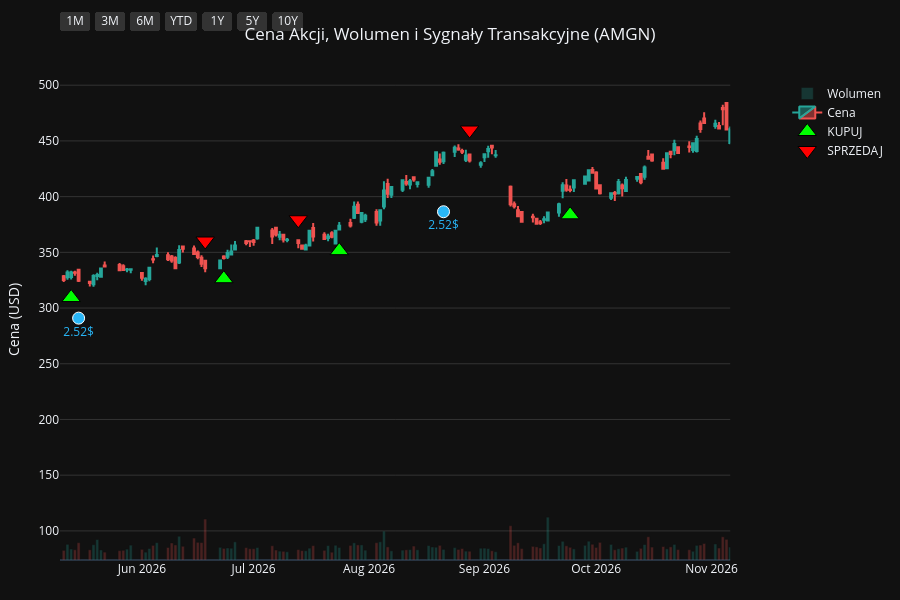
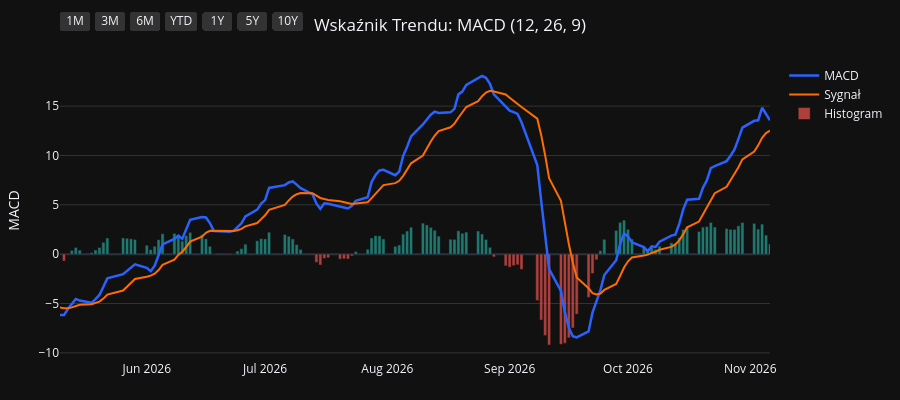
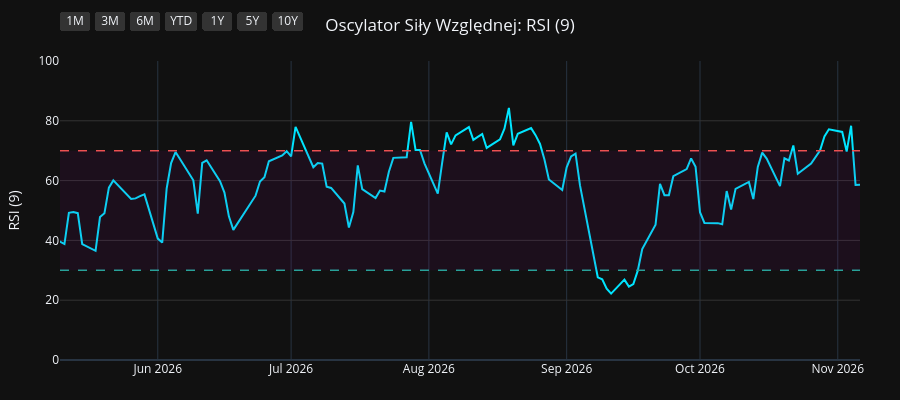
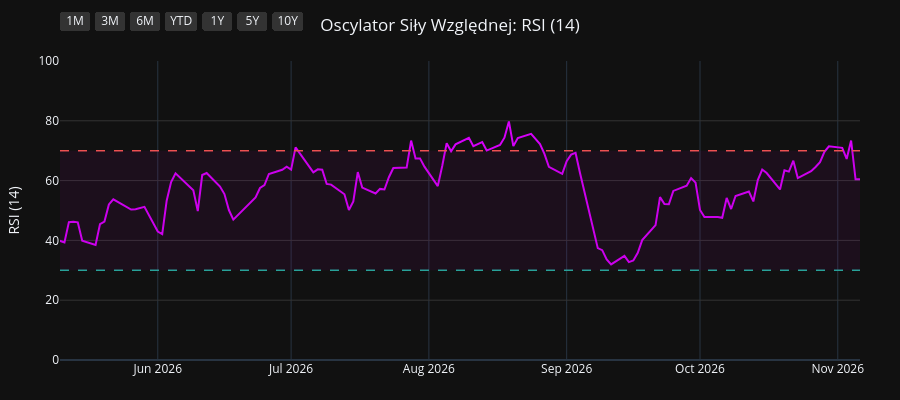

Source (notebook cell) for these figures, in order:
### Code cell
import os
import yfinance as yf
import pandas as pd
import pandas_ta as ta
import plotly.graph_objects as go
from plotly.subplots import make_subplots

# 1. Pobranie i przygotowanie danych
symbol = os.environ.get("STOCK_TICKER", "").strip().upper()
if not symbol:
    raise RuntimeError("Set STOCK_TICKER before running price_extractor.ipynb")
df = yf.Ticker(symbol).history(period="10y")
df.index = df.index.tz_localize(None)

# Wskaźniki i sygnały
df.ta.macd(fast=12, slow=26, signal=9, append=True)
df.ta.rsi(length=9, append=True)
df.ta.rsi(length=14, append=True)
df.ta.rsi(length=21, append=True)
df.dropna(inplace=True)

macd = df['MACD_12_26_9']
signal = df['MACDs_12_26_9']
wczorajszy_macd = macd.shift(1)
wczorajszy_signal = signal.shift(1)

df['Decyzja'] = 'BRAK'
df.loc[(macd > signal) & (wczorajszy_macd <= wczorajszy_signal), 'Decyzja'] = 'KUPUJ'
df.loc[(macd < signal) & (wczorajszy_macd >= wczorajszy_signal), 'Decyzja'] = 'SPRZEDAJ'

df_kupuj = df[df['Decyzja'] == 'KUPUJ']
df_sprzedaj = df[df['Decyzja'] == 'SPRZEDAJ']
df_dywidendy = df[df['Dividends'] > 0]
df_splity = df[df['Stock Splits'] > 0]

# Wspólna konfiguracja osi X
konfiguracja_osi_x = dict(
    type="date",
    showspikes=True, spikemode="across", spikesnap="cursor", spikedash="dot", spikecolor="#ffffff", spikethickness=1, hoverformat="%Y-%m-%d",
    rangeselector=dict(
        buttons=list([
            dict(count=1, label="1M", step="month", stepmode="backward"),
            dict(count=3, label="3M", step="month", stepmode="backward"),
            dict(count=6, label="6M", step="month", stepmode="backward"),
            dict(count=1, label="YTD", step="year", stepmode="todate"),
            dict(count=1, label="1Y", step="year", stepmode="backward"),
            dict(count=5, label="5Y", step="year", stepmode="backward"),
            dict(step="all", label="10Y")
        ]),
        bgcolor="#333333", activecolor="#2962ff", x=0, y=1.1
    )
)

# ==========================================
# WYKRES 1: CENA + WOLUMEN + SYGNAŁY
# ==========================================
fig1 = make_subplots(specs=[[{"secondary_y": True}]])

kolory_wolumenu = ['#26a69a' if row['Close'] >= row['Open'] else '#ef5350' for index, row in df.iterrows()]
fig1.add_trace(go.Bar(x=df.index, y=df['Volume'], marker_color=kolory_wolumenu, opacity=0.25, name='Wolumen'), secondary_y=True)
fig1.add_trace(go.Candlestick(x=df.index, open=df['Open'], high=df['High'], low=df['Low'], close=df['Close'], name='Cena', increasing_line_color='#26a69a', decreasing_line_color='#ef5350'), secondary_y=False)
fig1.add_trace(go.Scatter(x=df_kupuj.index, y=df_kupuj['Low'] * 0.95, customdata=df_kupuj[['Low', 'High']], mode='markers', marker=dict(symbol='triangle-up', size=16, color='#00ff00', line=dict(width=1, color='black')), name='KUPUJ', hovertemplate='KUPUJ<br>Najniższa: %{customdata[0]:.2f}<br>Najwyższa: %{customdata[1]:.2f}<extra></extra>'), secondary_y=False)
fig1.add_trace(go.Scatter(x=df_sprzedaj.index, y=df_sprzedaj['High'] * 1.05, customdata=df_sprzedaj[['Low', 'High']], mode='markers', marker=dict(symbol='triangle-down', size=16, color='#ff0000', line=dict(width=1, color='black')), name='SPRZEDAJ', hovertemplate='SPRZEDAJ<br>Najniższa: %{customdata[0]:.2f}<br>Najwyższa: %{customdata[1]:.2f}<extra></extra>'), secondary_y=False)

if not df_dywidendy.empty:
    fig1.add_trace(go.Scatter(x=df_dywidendy.index, y=df_dywidendy['Low'] * 0.90, mode='markers+text', marker=dict(symbol='circle', size=12, color='#29b6f6', line=dict(width=1, color='white')), text=df_dywidendy['Dividends'].apply(lambda x: f"{x}$"), textposition="bottom center", name='Dywidenda', showlegend=False, hovertemplate='Dywidenda: %{text}<extra></extra>', textfont=dict(color="#29b6f6")), secondary_y=False)
if not df_splity.empty:
                    fig1.add_trace(go.Scatter(x=df_splity.index, y=df_splity['High'], mode='markers+text', marker=dict(symbol='star', size=16, color='#ffee58', line=dict(width=1, color='black')), text=df_splity['Stock Splits'].apply(lambda x: f"{x:g}:1" if x >= 1 else f"1:{1 / x:g}"), textposition="top center", name='Split', hovertemplate='%{text}<extra></extra>', textfont=dict(color="#ffee58")), secondary_y=False)

fig1.update_layout(title=dict(text=f"Cena Akcji, Wolumen i Sygnały Transakcyjne ({symbol})", x=0.5, xanchor='center'), dragmode='pan', xaxis_rangeslider_visible=False, template='plotly_dark', height=600, hovermode='x unified', margin=dict(l=60, r=40, t=60, b=40))
fig1.update_xaxes(**konfiguracja_osi_x)
fig1.update_xaxes(range=[df.index.max() - pd.Timedelta(days=180), df.index.max()])
fig1.update_yaxes(title_text="Cena (USD)", secondary_y=False, gridcolor='#333333')
fig1.update_yaxes(range=[0, df['Volume'].max() * 4], showgrid=False, showticklabels=False, secondary_y=True)
fig1.show(config={'scrollZoom': True})

# ==========================================
# WYKRES 2: WSKAŹNIK MACD
# ==========================================
fig2 = go.Figure()
fig2.add_trace(go.Scatter(x=df.index, y=df['MACD_12_26_9'], line=dict(color='#2962ff', width=2.5), name='MACD'))
fig2.add_trace(go.Scatter(x=df.index, y=df['MACDs_12_26_9'], line=dict(color='#ff6d00', width=2), name='Sygnał'))
kolory_macd = ['#26a69a' if val >= 0 else '#ef5350' for val in df['MACDh_12_26_9']]
fig2.add_trace(go.Bar(x=df.index, y=df['MACDh_12_26_9'], marker_color=kolory_macd, name='Histogram', opacity=0.7))
fig2.update_layout(title=dict(text="Wskaźnik Trendu: MACD (12, 26, 9)", x=0.5, xanchor='center'), dragmode='pan', xaxis_rangeslider_visible=False, template='plotly_dark', height=400, hovermode='x unified', margin=dict(l=60, r=40, t=60, b=40))
fig2.update_xaxes(**konfiguracja_osi_x)
fig2.update_xaxes(range=[df.index.max() - pd.Timedelta(days=180), df.index.max()])
fig2.update_yaxes(title_text="MACD", gridcolor='#333333')
fig2.show(config={'scrollZoom': True})

# ==========================================
# WYKRES 3: OSCYLATOR RSI (9)
# ==========================================
fig3 = go.Figure()
fig3.add_trace(go.Scatter(x=df.index, y=df['RSI_9'], line=dict(color='#00e5ff', width=2), name='RSI (9)'))
fig3.add_hline(y=70, line_dash="dash", line_color="#ef5350", line_width=1.5)
fig3.add_hline(y=30, line_dash="dash", line_color="#26a69a", line_width=1.5)
fig3.add_hrect(y0=30, y1=70, line_width=0, fillcolor="purple", opacity=0.1)
fig3.update_layout(title=dict(text="Oscylator Siły Względnej: RSI (9)", x=0.5, xanchor='center'), dragmode='pan', xaxis_rangeslider_visible=False, template='plotly_dark', height=400, hovermode='x unified', margin=dict(l=60, r=40, t=60, b=40))
fig3.update_xaxes(**konfiguracja_osi_x)
fig3.update_xaxes(range=[df.index.max() - pd.Timedelta(days=180), df.index.max()])
fig3.update_yaxes(title_text="RSI (9)", range=[0, 100], gridcolor='#333333')
fig3.show(config={'scrollZoom': True})

# ==========================================
# WYKRES 4: OSCYLATOR RSI (14)
# ==========================================
fig4 = go.Figure()
fig4.add_trace(go.Scatter(x=df.index, y=df['RSI_14'], line=dict(color='#d500f9', width=2), name='RSI (14)'))
fig4.add_hline(y=70, line_dash="dash", line_color="#ef5350", line_width=1.5)
fig4.add_hline(y=30, line_dash="dash", line_color="#26a69a", line_width=1.5)
fig4.add_hrect(y0=30, y1=70, line_width=0, fillcolor="purple", opacity=0.1)
fig4.update_layout(title=dict(text="Oscylator Siły Względnej: RSI (14)", x=0.5, xanchor='center'), dragmode='pan', xaxis_rangeslider_visible=False, template='plotly_dark', height=400, hovermode='x unified', margin=dict(l=60, r=40, t=60, b=40))
fig4.update_xaxes(**konfiguracja_osi_x)
fig4.update_xaxes(range=[df.index.max() - pd.Timedelta(days=180), df.index.max()])
fig4.update_yaxes(title_text="RSI (14)", range=[0, 100], gridcolor='#333333')
fig4.show(config={'scrollZoom': True})

# ==========================================
# WYKRES 5: OSCYLATOR RSI (21)
# ==========================================
fig5 = go.Figure()
fig5.add_trace(go.Scatter(x=df.index, y=df['RSI_21'], line=dict(color='#64dd17', width=2), name='RSI (21)'))
fig5.add_hline(y=70, line_dash="dash", line_color="#ef5350", line_width=1.5)
fig5.add_hline(y=30, line_dash="dash", line_color="#26a69a", line_width=1.5)
fig5.add_hrect(y0=30, y1=70, line_width=0, fillcolor="purple", opacity=0.1)
fig5.update_layout(title=dict(text="Oscylator Siły Względnej: RSI (21)", x=0.5, xanchor='center'), dragmode='pan', xaxis_rangeslider_visible=False, template='plotly_dark', height=400, hovermode='x unified', margin=dict(l=60, r=40, t=60, b=40))
fig5.update_xaxes(**konfiguracja_osi_x)
fig5.update_xaxes(range=[df.index.max() - pd.Timedelta(days=180), df.index.max()])
fig5.update_yaxes(title_text="RSI (21)", range=[0, 100], gridcolor='#333333')
fig5.show(config={'scrollZoom': True})

### Figure 1 — Plotly figure (JSON) as saved in the notebook; plotly's stock layout.template omitted (floating-point values rounded to 4 significant figures; data arrays with more than 128 entries replaced by an {"elided": "..."} marker saying what was removed)
{"data": [{"marker": {"color": {"elided": "2478 str values"}}, "name": "Wolumen", "opacity": 0.25, "type": "bar", "x": {"elided": "2478 str values"}, "xaxis": "x", "y": {"elided": "2478 int values"}, "yaxis": "y2"}, {"close": {"elided": "2478 float values"}, "decreasing": {"line": {"color": "#ef5350"}}, "high": {"elided": "2478 float values"}, "increasing": {"line": {"color": "#26a69a"}}, "low": {"elided": "2478 float values"}, "name": "Cena", "open": {"elided": "2478 float values"}, "type": "candlestick", "x": {"elided": "2478 str values"}, "xaxis": "x", "yaxis": "y"}, {"customdata": {"elided": "93x2 float values"}, "hovertemplate": "KUPUJ<br>Najniższa: %{customdata[0]:.2f}<br>Najwyższa: %{customdata[1]:.2f}<extra></extra>", "marker": {"color": "#00ff00", "line": {"color": "black", "width": 1}, "size": 16, "symbol": "triangle-up"}, "mode": "markers", "name": "KUPUJ", "type": "scatter", "x": ["2017-01-03T00:00:00", "2017-02-01T00:00:00", "2017-04-20T00:00:00", "2017-04-24T00:00:00", "2017-06-02T00:00:00", "2017-07-14T00:00:00", "2017-08-28T00:00:00", "2017-11-21T00:00:00", "2018-01-03T00:00:00", "2018-02-20T00:00:00", "2018-04-11T00:00:00", "2018-05-11T00:00:00", "2018-07-06T00:00:00", "2018-08-02T00:00:00", "2018-08-22T00:00:00", "2018-08-29T00:00:00", "2018-09-13T00:00:00", "2018-11-07T00:00:00", "2018-12-31T00:00:00", "2019-02-19T00:00:00", "2019-03-14T00:00:00", "2019-03-29T00:00:00", "2019-05-21T00:00:00", "2019-07-31T00:00:00", "2019-10-09T00:00:00", "2019-12-17T00:00:00", "2020-02-07T00:00:00", "2020-03-18T00:00:00", "2020-03-24T00:00:00", "2020-06-18T00:00:00", "2020-08-25T00:00:00", "2020-09-30T00:00:00", "2020-11-04T00:00:00", "2020-12-03T00:00:00", "2020-12-31T00:00:00", "2021-03-10T00:00:00", "2021-04-16T00:00:00", "2021-05-10T00:00:00", "2021-06-10T00:00:00", "2021-08-31T00:00:00", "2021-09-17T00:00:00", "2021-09-23T00:00:00", "2021-09-29T00:00:00", "2021-10-19T00:00:00", "2021-12-06T00:00:00", "2022-01-11T00:00:00", "2022-02-08T00:00:00", "2022-03-02T00:00:00", "2022-05-13T00:00:00", "2022-06-24T00:00:00", "2022-07-25T00:00:00", "2022-08-10T00:00:00", "2022-09-09T00:00:00", "2022-09-29T00:00:00", "2023-01-06T00:00:00", "2023-02-17T00:00:00", "2023-03-13T00:00:00", "2023-06-05T00:00:00", "2023-07-03T00:00:00", "2023-07-11T00:00:00", "2023-08-04T00:00:00", "2023-09-20T00:00:00", "2023-10-11T00:00:00", "2023-11-15T00:00:00", "2023-11-30T00:00:00", "2024-02-01T00:00:00", "2024-03-13T00:00:00", "2024-03-19T00:00:00", "2024-04-22T00:00:00", "2024-06-24T00:00:00", "2024-07-10T00:00:00", "2024-08-21T00:00:00", "2024-08-23T00:00:00", "2024-09-13T00:00:00", "2024-10-11T00:00:00", "2024-10-31T00:00:00", "2024-12-11T00:00:00", "2024-12-24T00:00:00", "2025-04-29T00:00:00", "2025-05-16T00:00:00", "2025-07-02T00:00:00", "2025-08-20T00:00:00", "2025-09-19T00:00:00", "2025-09-30T00:00:00", "2025-11-05T00:00:00", "2025-12-26T00:00:00", "2026-01-07T00:00:00", "2026-01-21T00:00:00", "2026-04-09T00:00:00", "2026-05-13T00:00:00", "2026-06-23T00:00:00", "2026-07-24T00:00:00", "2026-09-24T00:00:00"], "xaxis": "x", "y": [104.4, 111.5, 115.1, 115.7, 113.0, 125.6, 123.4, 123.2, 128.2, 133.9, 126.2, 125.0, 139.3, 142.8, 146.1, 146.9, 148.7, 143.2, 143.9, 141.4, 140.7, 142.7, 128.7, 135.8, 150.7, 186.7, 176.2, 153.3, 148.1, 177.1, 190.2, 196.0, 177.8, 179.4, 179.7, 183.5, 204.1, 202.0, 193.0, 181.6, 175.5, 172.6, 172.3, 165.1, 168.9, 187.0, 190.4, 185.8, 199.5, 202.5, 205.5, 207.2, 205.8, 190.7, 227.6, 199.4, 196.7, 188.2, 189.4, 191.5, 204.1, 229.2, 238.1, 234.5, 234.0, 274.5, 242.7, 237.7, 238.0, 273.5, 279.5, 293.3, 291.0, 292.6, 286.3, 282.3, 244.0, 235.6, 253.6, 245.5, 265.4, 271.2, 256.4, 253.3, 279.3, 308.0, 309.2, 306.6, 324.7, 309.4, 326.3, 351.5, 383.7], "yaxis": "y"}, {"customdata": {"elided": "92x2 float values"}, "hovertemplate": "SPRZEDAJ<br>Najniższa: %{customdata[0]:.2f}<br>Najwyższa: %{customdata[1]:.2f}<extra></extra>", "marker": {"color": "#ff0000", "line": {"color": "black", "width": 1}, "size": 16, "symbol": "triangle-down"}, "mode": "markers", "name": "SPRZEDAJ", "type": "scatter", "x": ["2017-01-19T00:00:00", "2017-03-07T00:00:00", "2017-04-21T00:00:00", "2017-05-11T00:00:00", "2017-07-07T00:00:00", "2017-07-26T00:00:00", "2017-09-25T00:00:00", "2017-12-28T00:00:00", "2018-01-31T00:00:00", "2018-03-19T00:00:00", "2018-05-03T00:00:00", "2018-06-18T00:00:00", "2018-07-19T00:00:00", "2018-08-09T00:00:00", "2018-08-23T00:00:00", "2018-09-04T00:00:00", "2018-10-04T00:00:00", "2018-12-10T00:00:00", "2019-01-28T00:00:00", "2019-03-07T00:00:00", "2019-03-27T00:00:00", "2019-04-15T00:00:00", "2019-07-08T00:00:00", "2019-09-03T00:00:00", "2019-12-05T00:00:00", "2019-12-19T00:00:00", "2020-02-24T00:00:00", "2020-03-20T00:00:00", "2020-05-04T00:00:00", "2020-07-23T00:00:00", "2020-09-09T00:00:00", "2020-10-09T00:00:00", "2020-11-20T00:00:00", "2020-12-22T00:00:00", "2021-01-29T00:00:00", "2021-04-08T00:00:00", "2021-04-26T00:00:00", "2021-05-24T00:00:00", "2021-07-26T00:00:00", "2021-09-09T00:00:00", "2021-09-22T00:00:00", "2021-09-28T00:00:00", "2021-10-08T00:00:00", "2021-11-16T00:00:00", "2022-01-06T00:00:00", "2022-01-19T00:00:00", "2022-02-14T00:00:00", "2022-04-22T00:00:00", "2022-06-06T00:00:00", "2022-07-21T00:00:00", "2022-08-01T00:00:00", "2022-08-23T00:00:00", "2022-09-12T00:00:00", "2022-11-18T00:00:00", "2023-01-19T00:00:00", "2023-03-09T00:00:00", "2023-04-19T00:00:00", "2023-06-30T00:00:00", "2023-07-07T00:00:00", "2023-08-02T00:00:00", "2023-08-23T00:00:00", "2023-10-02T00:00:00", "2023-10-23T00:00:00", "2023-11-20T00:00:00", "2024-01-18T00:00:00", "2024-02-06T00:00:00", "2024-03-14T00:00:00", "2024-04-05T00:00:00", "2024-05-23T00:00:00", "2024-07-02T00:00:00", "2024-07-29T00:00:00", "2024-08-22T00:00:00", "2024-09-05T00:00:00", "2024-09-25T00:00:00", "2024-10-21T00:00:00", "2024-11-12T00:00:00", "2024-12-16T00:00:00", "2025-03-13T00:00:00", "2025-05-06T00:00:00", "2025-06-23T00:00:00", "2025-07-30T00:00:00", "2025-08-27T00:00:00", "2025-09-26T00:00:00", "2025-10-24T00:00:00", "2025-12-01T00:00:00", "2025-12-30T00:00:00", "2026-01-09T00:00:00", "2026-03-03T00:00:00", "2026-04-27T00:00:00", "2026-06-18T00:00:00", "2026-07-13T00:00:00", "2026-08-28T00:00:00"], "xaxis": "x", "y": [122.1, 141.1, 128.5, 126.8, 136.9, 142.3, 150.6, 142.7, 155.1, 152.7, 138.4, 151.1, 157.9, 160.8, 163.0, 164.7, 170.8, 161.7, 161.9, 153.2, 157.8, 161.6, 156.1, 176.7, 200.0, 208.1, 193.0, 174.0, 200.7, 225.5, 216.1, 209.2, 197.9, 199.1, 216.7, 220.9, 227.4, 226.1, 221.5, 198.3, 194.6, 193.0, 188.9, 189.4, 205.4, 212.4, 207.4, 233.9, 229.3, 227.4, 228.6, 229.0, 224.4, 269.9, 246.4, 216.8, 232.7, 212.4, 211.5, 221.8, 249.4, 257.7, 268.8, 258.0, 295.6, 316.3, 270.3, 266.2, 306.3, 306.7, 328.7, 325.7, 328.1, 325.7, 318.1, 317.6, 271.7, 318.2, 278.9, 294.6, 309.7, 296.5, 281.5, 300.3, 353.9, 339.3, 341.7, 395.5, 360.6, 360.1, 379.2, 459.8], "yaxis": "y"}, {"hovertemplate": "Dywidenda: %{text}<extra></extra>", "marker": {"color": "#29b6f6", "line": {"color": "white", "width": 1}, "size": 12, "symbol": "circle"}, "mode": "markers+text", "name": "Dywidenda", "showlegend": false, "text": ["1.15$", "1.15$", "1.15$", "1.15$", "1.32$", "1.32$", "1.32$", "1.32$", "1.45$", "1.45$", "1.45$", "1.45$", "1.6$", "1.6$", "1.6$", "1.6$", "1.76$", "1.76$", "1.76$", "1.76$", "1.94$", "1.94$", "1.94$", "1.94$", "2.13$", "2.13$", "2.13$", "2.13$", "2.25$", "2.25$", "2.25$", "2.25$", "2.38$", "2.38$", "2.38$", "2.38$", "2.52$", "2.52$", "2.52$"], "textfont": {"color": "#29b6f6"}, "textposition": "bottom center", "type": "scatter", "x": ["2017-02-13T00:00:00", "2017-05-15T00:00:00", "2017-08-15T00:00:00", "2017-11-16T00:00:00", "2018-02-14T00:00:00", "2018-05-16T00:00:00", "2018-08-16T00:00:00", "2018-11-15T00:00:00", "2019-02-14T00:00:00", "2019-05-16T00:00:00", "2019-08-14T00:00:00", "2019-11-14T00:00:00", "2020-02-13T00:00:00", "2020-05-15T00:00:00", "2020-08-14T00:00:00", "2020-11-13T00:00:00", "2021-02-11T00:00:00", "2021-05-14T00:00:00", "2021-08-16T00:00:00", "2021-11-15T00:00:00", "2022-02-14T00:00:00", "2022-05-16T00:00:00", "2022-08-17T00:00:00", "2022-11-16T00:00:00", "2023-02-14T00:00:00", "2023-05-17T00:00:00", "2023-08-17T00:00:00", "2023-11-16T00:00:00", "2024-02-15T00:00:00", "2024-05-16T00:00:00", "2024-08-16T00:00:00", "2024-11-18T00:00:00", "2025-02-14T00:00:00", "2025-05-16T00:00:00", "2025-08-22T00:00:00", "2025-11-21T00:00:00", "2026-02-13T00:00:00", "2026-05-15T00:00:00", "2026-08-21T00:00:00"], "xaxis": "x", "y": [112.9, 108.2, 116.6, 116.7, 121.2, 119.8, 136.2, 133.1, 133.2, 122.5, 144.7, 156.6, 164.5, 173.9, 178.6, 177.1, 177.6, 192.0, 175.6, 160.9, 173.0, 190.5, 198.8, 226.4, 193.3, 179.9, 216.6, 222.1, 238.6, 261.5, 271.6, 236.2, 250.1, 232.6, 256.9, 295.2, 321.2, 290.9, 386.4], "yaxis": "y"}], "layout": {"dragmode": "pan", "height": 600, "hovermode": "x unified", "margin": {"b": 40, "l": 60, "r": 40, "t": 60}, "title": {"text": "Cena Akcji, Wolumen i Sygnały Transakcyjne (AMGN)", "x": 0.5, "xanchor": "center"}, "xaxis": {"anchor": "y", "domain": [0.0, 0.94], "hoverformat": "%Y-%m-%d", "range": ["2026-05-10T00:00:00", "2026-11-06T00:00:00"], "rangeselector": {"activecolor": "#2962ff", "bgcolor": "#333333", "buttons": [{"count": 1, "label": "1M", "step": "month", "stepmode": "backward"}, {"count": 3, "label": "3M", "step": "month", "stepmode": "backward"}, {"count": 6, "label": "6M", "step": "month", "stepmode": "backward"}, {"count": 1, "label": "YTD", "step": "year", "stepmode": "todate"}, {"count": 1, "label": "1Y", "step": "year", "stepmode": "backward"}, {"count": 5, "label": "5Y", "step": "year", "stepmode": "backward"}, {"label": "10Y", "step": "all"}], "x": 0, "y": 1.1}, "rangeslider": {"visible": false}, "showspikes": true, "spikecolor": "#ffffff", "spikedash": "dot", "spikemode": "across", "spikesnap": "cursor", "spikethickness": 1, "type": "date"}, "yaxis": {"anchor": "x", "domain": [0.0, 1.0], "gridcolor": "#333333", "title": {"text": "Cena (USD)"}}, "yaxis2": {"anchor": "x", "overlaying": "y", "range": [0, 95747200], "showgrid": false, "showticklabels": false, "side": "right"}}}

### Figure 2 — Plotly figure (JSON) as saved in the notebook; plotly's stock layout.template omitted (floating-point values rounded to 4 significant figures; data arrays with more than 128 entries replaced by an {"elided": "..."} marker saying what was removed)
{"data": [{"line": {"color": "#2962ff", "width": 2.5}, "name": "MACD", "type": "scatter", "x": {"elided": "2478 str values"}, "y": {"elided": "2478 float values"}}, {"line": {"color": "#ff6d00", "width": 2}, "name": "Sygnał", "type": "scatter", "x": {"elided": "2478 str values"}, "y": {"elided": "2478 float values"}}, {"marker": {"color": {"elided": "2478 str values"}}, "name": "Histogram", "opacity": 0.7, "type": "bar", "x": {"elided": "2478 str values"}, "y": {"elided": "2478 float values"}}], "layout": {"dragmode": "pan", "height": 400, "hovermode": "x unified", "margin": {"b": 40, "l": 60, "r": 40, "t": 60}, "title": {"text": "Wskaźnik Trendu: MACD (12, 26, 9)", "x": 0.5, "xanchor": "center"}, "xaxis": {"hoverformat": "%Y-%m-%d", "range": ["2026-05-10T00:00:00", "2026-11-06T00:00:00"], "rangeselector": {"activecolor": "#2962ff", "bgcolor": "#333333", "buttons": [{"count": 1, "label": "1M", "step": "month", "stepmode": "backward"}, {"count": 3, "label": "3M", "step": "month", "stepmode": "backward"}, {"count": 6, "label": "6M", "step": "month", "stepmode": "backward"}, {"count": 1, "label": "YTD", "step": "year", "stepmode": "todate"}, {"count": 1, "label": "1Y", "step": "year", "stepmode": "backward"}, {"count": 5, "label": "5Y", "step": "year", "stepmode": "backward"}, {"label": "10Y", "step": "all"}], "x": 0, "y": 1.1}, "rangeslider": {"visible": false}, "showspikes": true, "spikecolor": "#ffffff", "spikedash": "dot", "spikemode": "across", "spikesnap": "cursor", "spikethickness": 1, "type": "date"}, "yaxis": {"gridcolor": "#333333", "title": {"text": "MACD"}}}}

### Figure 3 — Plotly figure (JSON) as saved in the notebook; plotly's stock layout.template omitted (floating-point values rounded to 4 significant figures; data arrays with more than 128 entries replaced by an {"elided": "..."} marker saying what was removed)
{"data": [{"line": {"color": "#00e5ff", "width": 2}, "name": "RSI (9)", "type": "scatter", "x": {"elided": "2478 str values"}, "y": {"elided": "2478 float values"}}], "layout": {"dragmode": "pan", "height": 400, "hovermode": "x unified", "margin": {"b": 40, "l": 60, "r": 40, "t": 60}, "shapes": [{"line": {"color": "#ef5350", "dash": "dash", "width": 1.5}, "type": "line", "x0": 0, "x1": 1, "xref": "x domain", "y0": 70, "y1": 70, "yref": "y"}, {"line": {"color": "#26a69a", "dash": "dash", "width": 1.5}, "type": "line", "x0": 0, "x1": 1, "xref": "x domain", "y0": 30, "y1": 30, "yref": "y"}, {"fillcolor": "purple", "line": {"width": 0}, "opacity": 0.1, "type": "rect", "x0": 0, "x1": 1, "xref": "x domain", "y0": 30, "y1": 70, "yref": "y"}], "title": {"text": "Oscylator Siły Względnej: RSI (9)", "x": 0.5, "xanchor": "center"}, "xaxis": {"hoverformat": "%Y-%m-%d", "range": ["2026-05-10T00:00:00", "2026-11-06T00:00:00"], "rangeselector": {"activecolor": "#2962ff", "bgcolor": "#333333", "buttons": [{"count": 1, "label": "1M", "step": "month", "stepmode": "backward"}, {"count": 3, "label": "3M", "step": "month", "stepmode": "backward"}, {"count": 6, "label": "6M", "step": "month", "stepmode": "backward"}, {"count": 1, "label": "YTD", "step": "year", "stepmode": "todate"}, {"count": 1, "label": "1Y", "step": "year", "stepmode": "backward"}, {"count": 5, "label": "5Y", "step": "year", "stepmode": "backward"}, {"label": "10Y", "step": "all"}], "x": 0, "y": 1.1}, "rangeslider": {"visible": false}, "showspikes": true, "spikecolor": "#ffffff", "spikedash": "dot", "spikemode": "across", "spikesnap": "cursor", "spikethickness": 1, "type": "date"}, "yaxis": {"gridcolor": "#333333", "range": [0, 100], "title": {"text": "RSI (9)"}}}}

### Figure 4 — Plotly figure (JSON) as saved in the notebook; plotly's stock layout.template omitted (floating-point values rounded to 4 significant figures; data arrays with more than 128 entries replaced by an {"elided": "..."} marker saying what was removed)
{"data": [{"line": {"color": "#d500f9", "width": 2}, "name": "RSI (14)", "type": "scatter", "x": {"elided": "2478 str values"}, "y": {"elided": "2478 float values"}}], "layout": {"dragmode": "pan", "height": 400, "hovermode": "x unified", "margin": {"b": 40, "l": 60, "r": 40, "t": 60}, "shapes": [{"line": {"color": "#ef5350", "dash": "dash", "width": 1.5}, "type": "line", "x0": 0, "x1": 1, "xref": "x domain", "y0": 70, "y1": 70, "yref": "y"}, {"line": {"color": "#26a69a", "dash": "dash", "width": 1.5}, "type": "line", "x0": 0, "x1": 1, "xref": "x domain", "y0": 30, "y1": 30, "yref": "y"}, {"fillcolor": "purple", "line": {"width": 0}, "opacity": 0.1, "type": "rect", "x0": 0, "x1": 1, "xref": "x domain", "y0": 30, "y1": 70, "yref": "y"}], "title": {"text": "Oscylator Siły Względnej: RSI (14)", "x": 0.5, "xanchor": "center"}, "xaxis": {"hoverformat": "%Y-%m-%d", "range": ["2026-05-10T00:00:00", "2026-11-06T00:00:00"], "rangeselector": {"activecolor": "#2962ff", "bgcolor": "#333333", "buttons": [{"count": 1, "label": "1M", "step": "month", "stepmode": "backward"}, {"count": 3, "label": "3M", "step": "month", "stepmode": "backward"}, {"count": 6, "label": "6M", "step": "month", "stepmode": "backward"}, {"count": 1, "label": "YTD", "step": "year", "stepmode": "todate"}, {"count": 1, "label": "1Y", "step": "year", "stepmode": "backward"}, {"count": 5, "label": "5Y", "step": "year", "stepmode": "backward"}, {"label": "10Y", "step": "all"}], "x": 0, "y": 1.1}, "rangeslider": {"visible": false}, "showspikes": true, "spikecolor": "#ffffff", "spikedash": "dot", "spikemode": "across", "spikesnap": "cursor", "spikethickness": 1, "type": "date"}, "yaxis": {"gridcolor": "#333333", "range": [0, 100], "title": {"text": "RSI (14)"}}}}
